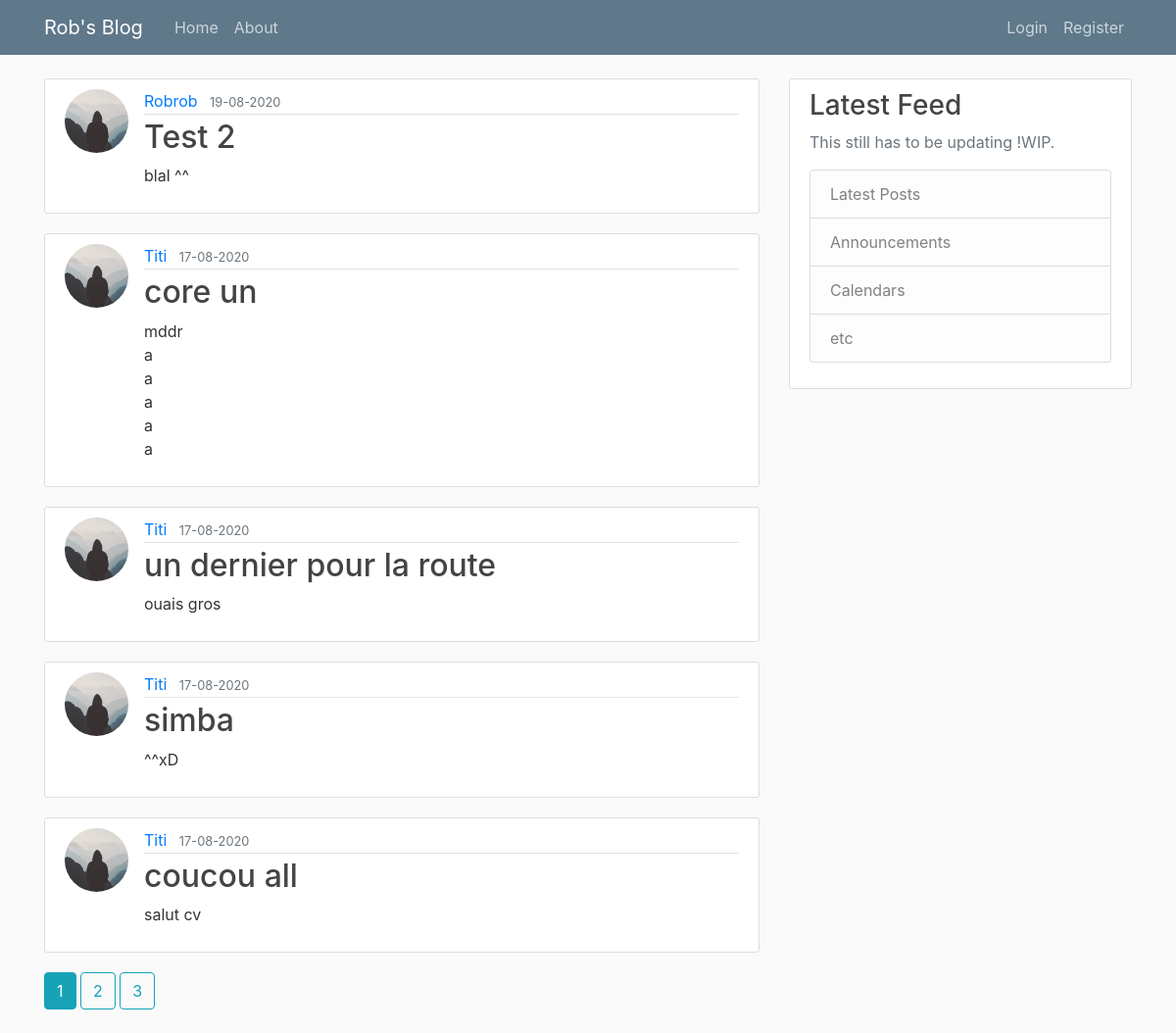
The page /home on the database its author committed.
### flaskblog/models.py (models this page shows, shortened)
class Post(db.Model):
    id = db.Column(db.Integer, primary_key=True)
    title = db.Column(db.String(100), nullable=False)
    date_posted = db.Column(db.DateTime, nullable=False, default=datetime.utcnow)
    content = db.Column(db.Text, nullable=False)
    user_id = db.Column(db.Integer, db.ForeignKey('user.id'), nullable=False)

class User(db.Model, UserMixin):
    id = db.Column(db.Integer, primary_key=True)
    username = db.Column(db.String(20), unique=True, nullable=False)
    email = db.Column(db.String(120), unique=True, nullable=False)
    image_file = db.Column(db.String(20), nullable=False, default='default.jpg')
    password = db.Column(db.String(60), nullable=False)
    posts = db.relationship('Post', backref='author', lazy=True)

### flaskblog/main/routes.py (the view)
@main.route('/')
@main.route('/home')
def home():
    page = request.args.get('page', 1, type=int)
    posts = Post.query.order_by(Post.date_posted.desc()).paginate(page=page, per_page=5)
    return render_template('home.html', posts=posts)

### flaskblog/templates/home.html
{% extends 'layout.html' %}
{% block content %}
    {% for post in posts.items %}
        <article class="media content-section">
            <img class="rounded-circle article-img" src="{{ url_for('static', filename='profile_pics/' + post.author.image_file) }}">
            <div class="media-body">
            <div class="article-metadata">
              <a class="mr-2" href="{{ url_for('users.user_posts', username=post.author.username) }}">{{ post.author.username }}</a>
              <small class="text-muted">{{ post.date_posted.strftime('%d-%m-%Y') }}</small>
            </div>
            <h2><a class="article-title" href="{{ url_for('posts.post', post_id=post.id) }}">{{ post.title }}</a></h2>
            <p class="article-content">{{ post.content }}</p>
            </div>
        </article>
    {% endfor %}
    {% for page_num in posts.iter_pages(left_edge=1, right_edge=1, left_current=1, right_current=2) %}
        {% if page_num %}
            {% if posts.page == page_num %}
                <a class="btn btn-info mb-4" href=""{{ url_for('main.home', page=page_num) }}>{{ page_num }}</a>
            {% else %}
                <a class="btn btn-outline-info mb-4" href="{{ url_for('main.home', page=page_num) }}">{{ page_num }}</a>
            {% endif %}
        {% else %}
            ...
        {% endif %}
    {% endfor %}
{% endblock content %}

### flaskblog/static/main.css (style rules this page uses)
body { background: #fafafa; color: #333333; margin-top: 5rem; }
h1, h2, h3, h4, h5, h6 { color: #444444; }
.content-section { background: #ffffff; padding: 10px 20px; border: 1px solid #dddddd; border-radius: 3px; margin-bottom: 20px; }
.article-title { color: #444444; }
.article-content { white-space: pre-line; }
.article-img { height: 65px; width: 65px; margin-right: 16px; }
.article-metadata { padding-bottom: 1px; margin-bottom: 4px; border-bottom: 1px solid #e3e3e3 }

### rows shown on the page
Post: image_file (placeholder picture), author.username "Robrob", date_posted "19-08-2020", title "Test 2", content "blal ^^"
Post: image_file (placeholder picture), author.username "Titi", date_posted "17-08-2020", title "core un", content "mddr a a a a a"
Post: image_file (placeholder picture), author.username "Titi", date_posted "17-08-2020", title "un dernier pour la route", content "ouais gros"
Post: image_file (placeholder picture), author.username "Titi", date_posted "17-08-2020", title "simba", content "^^xD"
Post: image_file (placeholder picture), author.username "Titi", date_posted "17-08-2020", title "coucou all", content "salut cv"

### other values the page prints
{{ page_num }} "1"
{{ page_num }} "2" "3"
